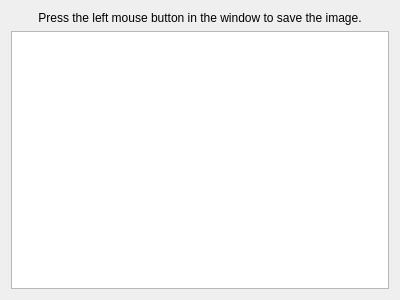
<?xml version="1.0" encoding="UTF-8"?>
<ui version="4.0">
 <class>Form</class>
 <widget class="QWidget" name="Form">
  <property name="geometry">
   <rect>
    <x>0</x>
    <y>0</y>
    <width>400</width>
    <height>300</height>
   </rect>
  </property>
  <property name="windowTitle">
   <string>Form</string>
  </property>
  <layout class="QVBoxLayout" name="verticalLayout">
   <item>
    <widget class="QLabel" name="label">
     <property name="text">
      <string>Press the left mouse button in the window to save the image.</string>
     </property>
     <property name="alignment">
      <set>Qt::AlignmentFlag::AlignCenter</set>
     </property>
    </widget>
   </item>
   <item>
    <widget class="QGraphicsView" name="graphicsView"/>
   </item>
  </layout>
 </widget>
 <resources/>
 <connections/>
</ui>
